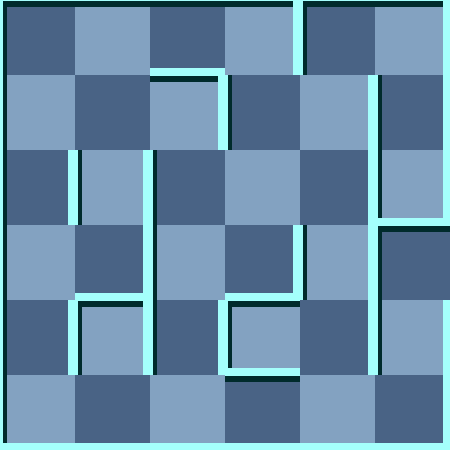

Rendered tile map (Tiled .tmx) drawn with the repository's tilesets; below, a short description and the map source with its tile grids summarised:
An orthogonal 6x6 tile map with 75x75 px tiles, 2 tile layers (background, 块层 1) and 3 objects (Exit, Player, RedMummy).

<map version="1.0" orientation="orthogonal" width="6" height="6" tilewidth="75" tileheight="75">
 <tileset firstgid="1" name="wall" tilewidth="75" tileheight="75">
  <image source="gfx/wall.png" width="300" height="375" />
  <tile id="0">
   <properties>
    <property name="ValOfWall" value="0" />
   </properties>
  </tile>
  <tile id="1">
   <properties>
    <property name="ValOfWall" value="1" />
   </properties>
  </tile>
  <tile id="2">
   <properties>
    <property name="ValOfWall" value="2" />
   </properties>
  </tile>
  <tile id="3">
   <properties>
    <property name="ValOfWall" value="3" />
   </properties>
  </tile>
  <tile id="4">
   <properties>
    <property name="ValOfWall" value="4" />
   </properties>
  </tile>
  <tile id="5">
   <properties>
    <property name="ValOfWall" value="5" />
   </properties>
  </tile>
  <tile id="6">
   <properties>
    <property name="ValOfWall" value="6" />
   </properties>
  </tile>
  <tile id="7">
   <properties>
    <property name="ValOfWall" value="7" />
   </properties>
  </tile>
  <tile id="8">
   <properties>
    <property name="ValOfWall" value="8" />
   </properties>
  </tile>
  <tile id="9">
   <properties>
    <property name="ValOfWall" value="9" />
   </properties>
  </tile>
  <tile id="10">
   <properties>
    <property name="ValOfWall" value="10" />
   </properties>
  </tile>
  <tile id="11">
   <properties>
    <property name="ValOfWall" value="11" />
   </properties>
  </tile>
  <tile id="12">
   <properties>
    <property name="ValOfWall" value="12" />
   </properties>
  </tile>
  <tile id="13">
   <properties>
    <property name="ValOfWall" value="13" />
   </properties>
  </tile>
  <tile id="14">
   <properties>
    <property name="ValOfWall" value="14" />
   </properties>
  </tile>
  <tile id="15">
   <properties>
    <property name="ValOfWall" value="15" />
   </properties>
  </tile>
  <tile id="18">
   <properties>
    <property name="ValOfWall" value="-1" />
   </properties>
  </tile>
 </tileset>
 <layer name="background" width="6" height="6">
  <data>[36 cells, 36 non-empty, 2 distinct tile ids]</data>
 </layer>
 <layer name="块层 1" width="6" height="6">
  <data>[36 cells, 36 non-empty, 14 distinct tile ids]</data>
 </layer>
 <objectgroup name="对象层 1" width="6" height="6">
  <object name="Exit" x="450" y="225" />
  <object name="Player" x="75" y="300">
   <properties>
    <property name="value" value="1" />
   </properties>
  </object>
  <object name="RedMummy" x="225" y="300">
   <properties>
    <property name="value" value="21" />
   </properties>
  </object>
 </objectgroup>
</map>
